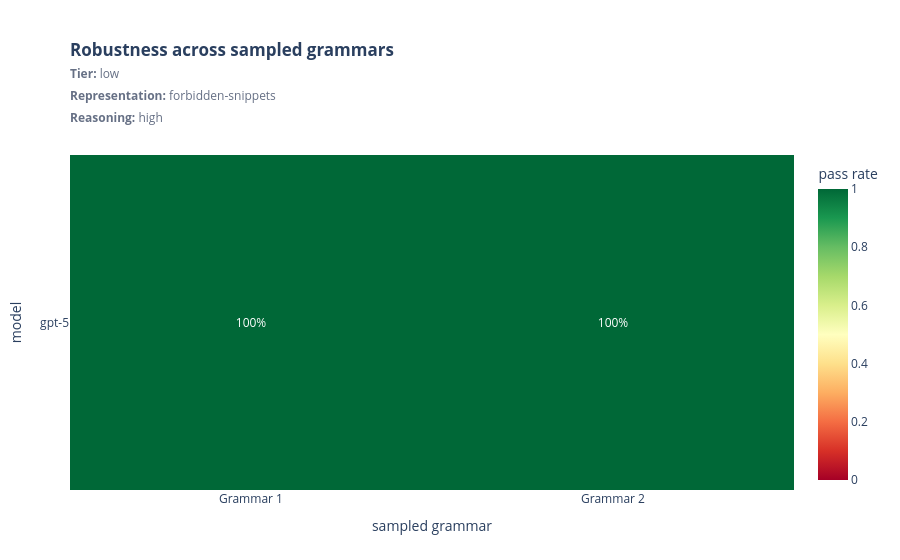
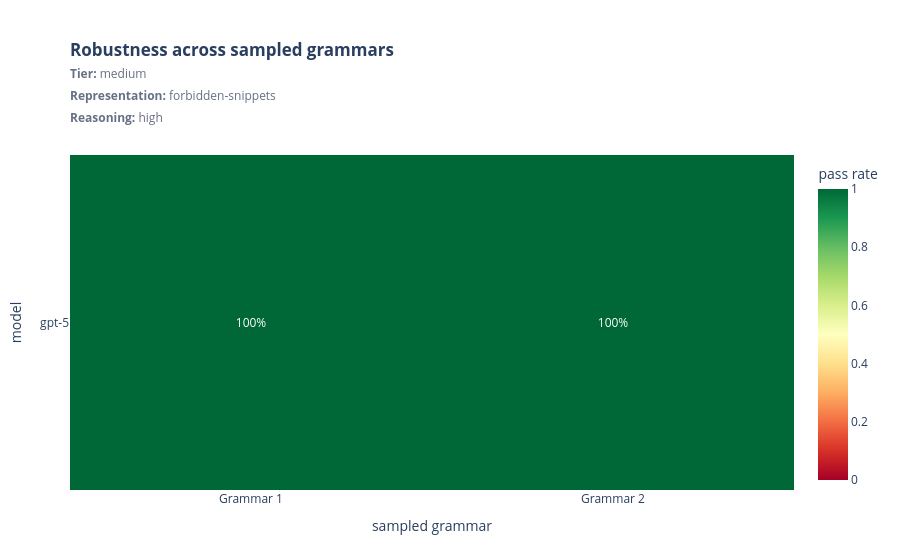
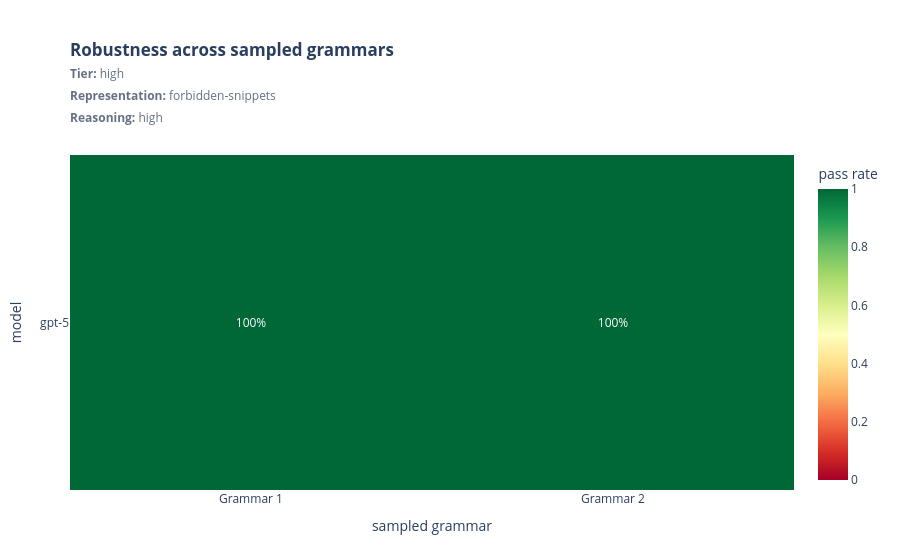
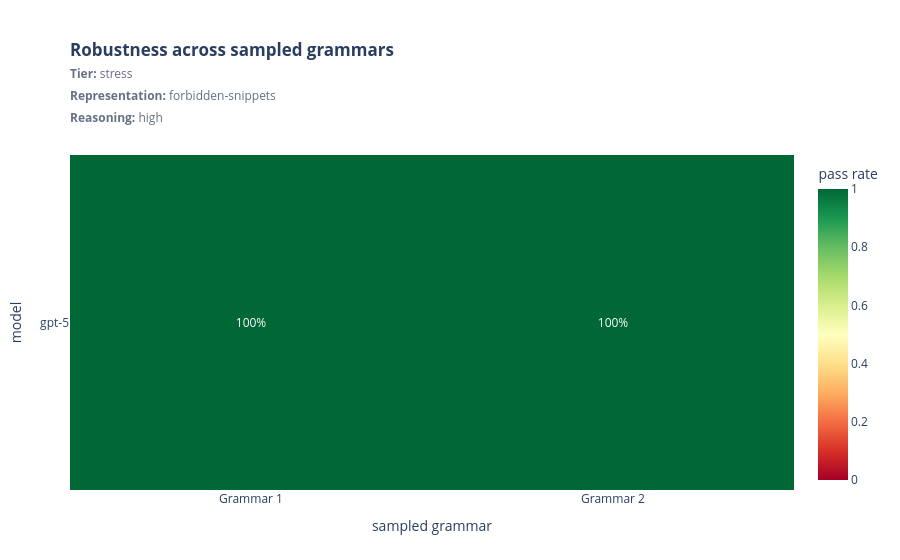

The code cell stored with these charts, in order, in its notebook:
### Markdown cell above
## Success rate across sampled grammars

### Code cell
for figure in plot_grammar_pass_rates(aggregate):
    display(figure)

### Figure 1 — Plotly figure (JSON) as saved in the notebook; plotly's stock layout.template omitted (floating-point values rounded to 4 significant figures)
{"data": [{"colorbar": {"title": {"text": "pass rate"}}, "colorscale": [[0, "rgb(165,0,38)"], [0.1, "rgb(215,48,39)"], [0.2, "rgb(244,109,67)"], [0.3, "rgb(253,174,97)"], [0.4, "rgb(254,224,139)"], [0.5, "rgb(255,255,191)"], [0.6, "rgb(217,239,139)"], [0.7, "rgb(166,217,106)"], [0.8, "rgb(102,189,99)"], [0.9, "rgb(26,152,80)"], [1, "rgb(0,104,55)"]], "customdata": [["r00.g00", "r00.g01"]], "hovertemplate": "model=%{y}<br>grammar=%{x}<br>sample=%{customdata}<br>pass=%{z:.1%}<extra></extra>", "text": [["100%", "100%"]], "texttemplate": "%{text}", "type": "heatmap", "x": ["Grammar 1", "Grammar 2"], "y": ["gpt-5"], "z": [[1, 1]], "zmax": 1, "zmin": 0}], "layout": {"legend": {"title": {"text": ""}}, "margin": {"b": 70, "l": 70, "r": 30, "t": 155}, "title": {"text": "<b>Robustness across sampled grammars</b><br><span style='font-size:12px;color:#667085'><b>Tier:</b> low<br><b>Representation:</b> forbidden-snippets<br><b>Reasoning:</b> high</span>", "x": 0, "xanchor": "left", "xref": "paper", "y": 0.9, "yanchor": "top"}, "xaxis": {"title": {"text": "sampled grammar"}}, "yaxis": {"title": {"text": "model"}}}}

### Figure 2 — Plotly figure (JSON) as saved in the notebook; plotly's stock layout.template omitted (floating-point values rounded to 4 significant figures)
{"data": [{"colorbar": {"title": {"text": "pass rate"}}, "colorscale": [[0, "rgb(165,0,38)"], [0.1, "rgb(215,48,39)"], [0.2, "rgb(244,109,67)"], [0.3, "rgb(253,174,97)"], [0.4, "rgb(254,224,139)"], [0.5, "rgb(255,255,191)"], [0.6, "rgb(217,239,139)"], [0.7, "rgb(166,217,106)"], [0.8, "rgb(102,189,99)"], [0.9, "rgb(26,152,80)"], [1, "rgb(0,104,55)"]], "customdata": [["r00.g00", "r00.g01"]], "hovertemplate": "model=%{y}<br>grammar=%{x}<br>sample=%{customdata}<br>pass=%{z:.1%}<extra></extra>", "text": [["100%", "100%"]], "texttemplate": "%{text}", "type": "heatmap", "x": ["Grammar 1", "Grammar 2"], "y": ["gpt-5"], "z": [[1, 1]], "zmax": 1, "zmin": 0}], "layout": {"legend": {"title": {"text": ""}}, "margin": {"b": 70, "l": 70, "r": 30, "t": 155}, "title": {"text": "<b>Robustness across sampled grammars</b><br><span style='font-size:12px;color:#667085'><b>Tier:</b> medium<br><b>Representation:</b> forbidden-snippets<br><b>Reasoning:</b> high</span>", "x": 0, "xanchor": "left", "xref": "paper", "y": 0.9, "yanchor": "top"}, "xaxis": {"title": {"text": "sampled grammar"}}, "yaxis": {"title": {"text": "model"}}}}

### Figure 3 — Plotly figure (JSON) as saved in the notebook; plotly's stock layout.template omitted (floating-point values rounded to 4 significant figures)
{"data": [{"colorbar": {"title": {"text": "pass rate"}}, "colorscale": [[0, "rgb(165,0,38)"], [0.1, "rgb(215,48,39)"], [0.2, "rgb(244,109,67)"], [0.3, "rgb(253,174,97)"], [0.4, "rgb(254,224,139)"], [0.5, "rgb(255,255,191)"], [0.6, "rgb(217,239,139)"], [0.7, "rgb(166,217,106)"], [0.8, "rgb(102,189,99)"], [0.9, "rgb(26,152,80)"], [1, "rgb(0,104,55)"]], "customdata": [["r00.g00", "r00.g01"]], "hovertemplate": "model=%{y}<br>grammar=%{x}<br>sample=%{customdata}<br>pass=%{z:.1%}<extra></extra>", "text": [["100%", "100%"]], "texttemplate": "%{text}", "type": "heatmap", "x": ["Grammar 1", "Grammar 2"], "y": ["gpt-5"], "z": [[1, 1]], "zmax": 1, "zmin": 0}], "layout": {"legend": {"title": {"text": ""}}, "margin": {"b": 70, "l": 70, "r": 30, "t": 155}, "title": {"text": "<b>Robustness across sampled grammars</b><br><span style='font-size:12px;color:#667085'><b>Tier:</b> high<br><b>Representation:</b> forbidden-snippets<br><b>Reasoning:</b> high</span>", "x": 0, "xanchor": "left", "xref": "paper", "y": 0.9, "yanchor": "top"}, "xaxis": {"title": {"text": "sampled grammar"}}, "yaxis": {"title": {"text": "model"}}}}

### Figure 4 — Plotly figure (JSON) as saved in the notebook; plotly's stock layout.template omitted (floating-point values rounded to 4 significant figures)
{"data": [{"colorbar": {"title": {"text": "pass rate"}}, "colorscale": [[0, "rgb(165,0,38)"], [0.1, "rgb(215,48,39)"], [0.2, "rgb(244,109,67)"], [0.3, "rgb(253,174,97)"], [0.4, "rgb(254,224,139)"], [0.5, "rgb(255,255,191)"], [0.6, "rgb(217,239,139)"], [0.7, "rgb(166,217,106)"], [0.8, "rgb(102,189,99)"], [0.9, "rgb(26,152,80)"], [1, "rgb(0,104,55)"]], "customdata": [["r00.g00", "r00.g01"]], "hovertemplate": "model=%{y}<br>grammar=%{x}<br>sample=%{customdata}<br>pass=%{z:.1%}<extra></extra>", "text": [["100%", "100%"]], "texttemplate": "%{text}", "type": "heatmap", "x": ["Grammar 1", "Grammar 2"], "y": ["gpt-5"], "z": [[1, 1]], "zmax": 1, "zmin": 0}], "layout": {"legend": {"title": {"text": ""}}, "margin": {"b": 70, "l": 70, "r": 30, "t": 155}, "title": {"text": "<b>Robustness across sampled grammars</b><br><span style='font-size:12px;color:#667085'><b>Tier:</b> stress<br><b>Representation:</b> forbidden-snippets<br><b>Reasoning:</b> high</span>", "x": 0, "xanchor": "left", "xref": "paper", "y": 0.9, "yanchor": "top"}, "xaxis": {"title": {"text": "sampled grammar"}}, "yaxis": {"title": {"text": "model"}}}}
